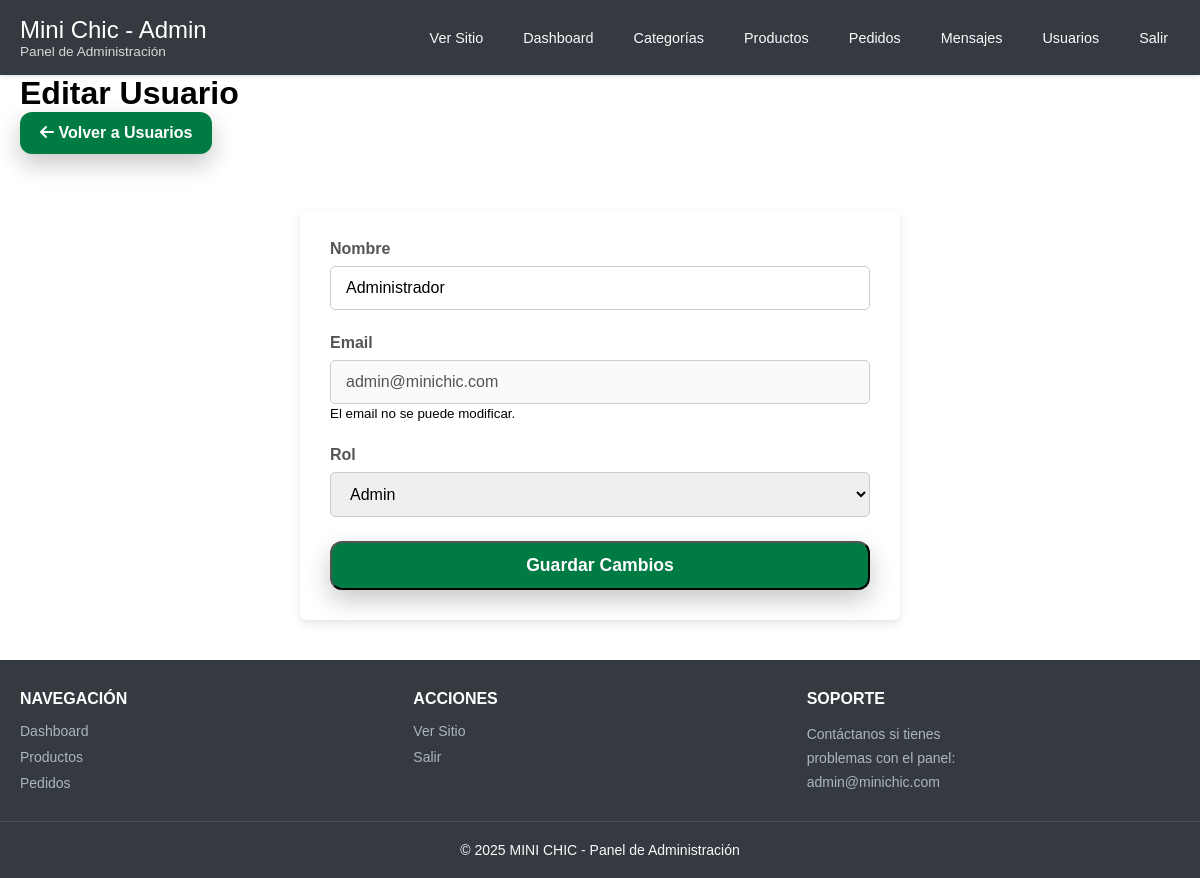
Screenshot of /administrador/pages/editar_usuario.php?id=1 (signed in) with the database file from the repository.
### tables this page shows
CREATE TABLE usuarios (
    id INT AUTO_INCREMENT PRIMARY KEY,
    nombre VARCHAR(100) NOT NULL,
    email VARCHAR(100) UNIQUE NOT NULL,
    password VARCHAR(255) NOT NULL,
    tipo ENUM('cliente', 'admin') DEFAULT 'cliente',
    foto_perfil VARCHAR(255) NULL DEFAULT NULL,
    fecha_registro TIMESTAMP DEFAULT CURRENT_TIMESTAMP,
    password_actualizado_en TIMESTAMP NULL DEFAULT NULL
);

### administrador/controllers/editar_usuario_controller.php (called while the page is built, shortened)
<?php
require_once '../../config/database.php';
require_once '../models/UsuarioModel.php';
$usuarioModel = new UsuarioModel($pdo);
$page_title = 'Editar Usuario';
$id = $_GET['id'];
$usuario = $usuarioModel->find($id);
?>

### administrador/models/UsuarioModel.php (called while the page is built, shortened)
<?php
class UsuarioModel {
    private $pdo;
    public function __construct($pdo) {
        $this->pdo = $pdo;
    }
    public function find($id) {
        $stmt = $this->pdo->prepare("SELECT id, nombre, email, tipo, foto_perfil, password_actualizado_en FROM usuarios WHERE id = ?");
        $stmt->execute([$id]);
        return $stmt->fetch(PDO::FETCH_ASSOC);
    }
}
?>

### administrador/pages/editar_usuario.php (the view, shortened to what this page needs)
<?php
require_once '../controllers/editar_usuario_controller.php';
include '../../public/componentes/admin_header.php';
?>
<link rel="stylesheet" href="/proyecto-01/administrador/styles/editar_categoria.css">
<main class="container">
    <h1><?php echo $page_title; ?></h1>
    <a href="/proyecto-01/administrador/pages/usuarios.php" class="btn btn-secondary mb-3">
        <i class="fas fa-arrow-left"></i> Volver a Usuarios
    </a>
    <div class="form-container">
        <form action="/proyecto-01/administrador/pages/editar_usuario.php?id=<?php echo $usuario['id']; ?>" method="POST">
            <div class="form-group">
                <label for="nombre">Nombre</label>
                <input type="text" id="nombre" name="nombre" class="form-control" value="<?php echo htmlspecialchars($usuario['nombre']); ?>" required>
            </div>
            <div class="form-group">
                <label for="email">Email</label>
                <input type="email" id="email" name="email" class="form-control" value="<?php echo htmlspecialchars($usuario['email']); ?>" disabled>
                <small>El email no se puede modificar.</small>
            </div>
            <div class="form-group">
                <label for="tipo">Rol</label>
                <select id="tipo" name="tipo" class="form-control" required>
                    <option value="admin" <?php echo ($usuario['tipo'] == 'admin') ? 'selected' : ''; ?>>Admin</option>
                </select>
            </div>
            <button type="submit" class="btn btn-primary">Guardar Cambios</button>
        </form>
    </div>
</main>
<?php
include '../../public/componentes/admin_footer.php';
?>

### public/global.css (style rules this page uses)
* { margin: 0; padding: 0; box-sizing: border-box; font-family: sans-serif; }
.container { max-width: 1300px; margin: 0 auto; padding: 0 20px; }
.btn { display: inline-block; background: #007B44; color: #fff; padding: 12px 20px; border-radius: 12px; font-weight: 700; text-decoration: none; box-shadow: 0 10px 24px rgba(0,0,0,.22); transition: background .2s, box-shadow .2s, transform .05s; }

### administrador/styles/editar_categoria.css (style rules this page uses)
.form-container { max-width: 600px; margin: 2rem auto; padding: 30px; background-color: #fff; border-radius: 8px; box-shadow: 0 4px 10px rgba(0,0,0,0.1); }
.form-group { margin-bottom: 1.5rem; }
.form-group label { display: block; margin-bottom: 8px; font-weight: bold; color: #555; }
.form-control { width: 100%; padding: 12px 15px; border: 1px solid #ccc; border-radius: 5px; font-size: 1rem; transition: border-color 0.2s, box-shadow 0.2s; }
.btn-primary { width: 100%; padding: 12px; font-size: 1.1rem; }
.mb-3 { margin-bottom: 1.5rem !important; }

### rows the page displays
usuarios: nombre "Administrador", email "admin@minichic.com", tipo "Admin"

### other values shown
$page_title "Editar Usuario"
